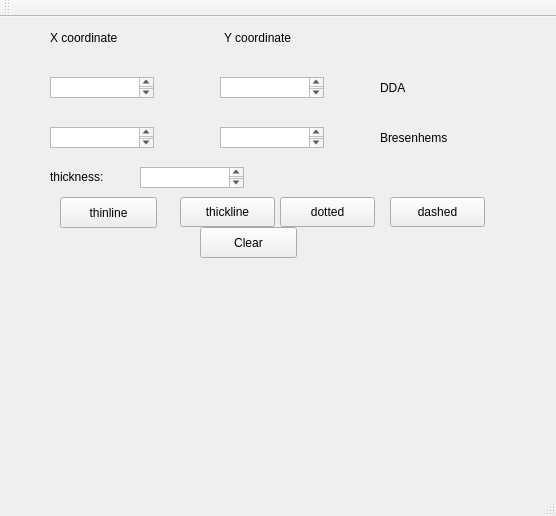
<?xml version="1.0" encoding="UTF-8"?>
<ui version="4.0">
 <class>lines</class>
 <widget class="QMainWindow" name="lines">
  <property name="geometry">
   <rect>
    <x>0</x>
    <y>0</y>
    <width>556</width>
    <height>516</height>
   </rect>
  </property>
  <property name="windowTitle">
   <string>lines</string>
  </property>
  <widget class="QWidget" name="centralWidget">
   <widget class="QTextEdit" name="te1">
    <property name="geometry">
     <rect>
      <x>50</x>
      <y>60</y>
      <width>104</width>
      <height>21</height>
     </rect>
    </property>
   </widget>
   <widget class="QLabel" name="label">
    <property name="geometry">
     <rect>
      <x>50</x>
      <y>10</y>
      <width>91</width>
      <height>21</height>
     </rect>
    </property>
    <property name="text">
     <string>X coordinate</string>
    </property>
   </widget>
   <widget class="QPushButton" name="p1">
    <property name="geometry">
     <rect>
      <x>60</x>
      <y>180</y>
      <width>97</width>
      <height>31</height>
     </rect>
    </property>
    <property name="text">
     <string>thinline</string>
    </property>
   </widget>
   <widget class="QLabel" name="label_4">
    <property name="geometry">
     <rect>
      <x>380</x>
      <y>110</y>
      <width>101</width>
      <height>21</height>
     </rect>
    </property>
    <property name="text">
     <string>Bresenhems</string>
    </property>
   </widget>
   <widget class="QLabel" name="l1">
    <property name="geometry">
     <rect>
      <x>60</x>
      <y>260</y>
      <width>361</width>
      <height>291</height>
     </rect>
    </property>
    <property name="text">
     <string/>
    </property>
   </widget>
   <widget class="QLabel" name="label_6">
    <property name="geometry">
     <rect>
      <x>590</x>
      <y>570</y>
      <width>111</width>
      <height>31</height>
     </rect>
    </property>
    <property name="text">
     <string>Bresenhems</string>
    </property>
   </widget>
   <widget class="QTextEdit" name="te4">
    <property name="geometry">
     <rect>
      <x>220</x>
      <y>110</y>
      <width>104</width>
      <height>21</height>
     </rect>
    </property>
   </widget>
   <widget class="QLabel" name="label_3">
    <property name="geometry">
     <rect>
      <x>380</x>
      <y>60</y>
      <width>65</width>
      <height>21</height>
     </rect>
    </property>
    <property name="text">
     <string>DDA</string>
    </property>
   </widget>
   <widget class="QTextEdit" name="te3">
    <property name="geometry">
     <rect>
      <x>50</x>
      <y>110</y>
      <width>104</width>
      <height>21</height>
     </rect>
    </property>
   </widget>
   <widget class="QLabel" name="label_2">
    <property name="geometry">
     <rect>
      <x>224</x>
      <y>10</y>
      <width>101</width>
      <height>21</height>
     </rect>
    </property>
    <property name="text">
     <string>Y coordinate</string>
    </property>
   </widget>
   <widget class="QLabel" name="l5">
    <property name="geometry">
     <rect>
      <x>520</x>
      <y>280</y>
      <width>301</width>
      <height>281</height>
     </rect>
    </property>
    <property name="text">
     <string/>
    </property>
   </widget>
   <widget class="QPushButton" name="p2">
    <property name="geometry">
     <rect>
      <x>200</x>
      <y>210</y>
      <width>97</width>
      <height>31</height>
     </rect>
    </property>
    <property name="text">
     <string>Clear</string>
    </property>
   </widget>
   <widget class="QLabel" name="label_5">
    <property name="geometry">
     <rect>
      <x>160</x>
      <y>570</y>
      <width>65</width>
      <height>21</height>
     </rect>
    </property>
    <property name="text">
     <string>DDA</string>
    </property>
   </widget>
   <widget class="QTextEdit" name="te2">
    <property name="geometry">
     <rect>
      <x>220</x>
      <y>60</y>
      <width>104</width>
      <height>21</height>
     </rect>
    </property>
   </widget>
   <widget class="QPushButton" name="p3">
    <property name="geometry">
     <rect>
      <x>180</x>
      <y>180</y>
      <width>95</width>
      <height>30</height>
     </rect>
    </property>
    <property name="text">
     <string>thickline</string>
    </property>
   </widget>
   <widget class="QPushButton" name="p4">
    <property name="geometry">
     <rect>
      <x>280</x>
      <y>180</y>
      <width>95</width>
      <height>30</height>
     </rect>
    </property>
    <property name="text">
     <string>dotted</string>
    </property>
   </widget>
   <widget class="QPushButton" name="p5">
    <property name="geometry">
     <rect>
      <x>390</x>
      <y>180</y>
      <width>95</width>
      <height>30</height>
     </rect>
    </property>
    <property name="text">
     <string>dashed</string>
    </property>
   </widget>
   <widget class="QTextEdit" name="te5">
    <property name="geometry">
     <rect>
      <x>140</x>
      <y>150</y>
      <width>104</width>
      <height>21</height>
     </rect>
    </property>
   </widget>
   <widget class="QLabel" name="label_7">
    <property name="geometry">
     <rect>
      <x>50</x>
      <y>150</y>
      <width>67</width>
      <height>20</height>
     </rect>
    </property>
    <property name="text">
     <string>thickness:</string>
    </property>
   </widget>
  </widget>
  <widget class="QMenuBar" name="menuBar">
   <property name="geometry">
    <rect>
     <x>0</x>
     <y>0</y>
     <width>556</width>
     <height>26</height>
    </rect>
   </property>
  </widget>
  <widget class="QToolBar" name="mainToolBar">
   <attribute name="toolBarArea">
    <enum>TopToolBarArea</enum>
   </attribute>
   <attribute name="toolBarBreak">
    <bool>false</bool>
   </attribute>
  </widget>
  <widget class="QStatusBar" name="statusBar"/>
 </widget>
 <layoutdefault spacing="6" margin="11"/>
 <resources/>
 <connections/>
</ui>
